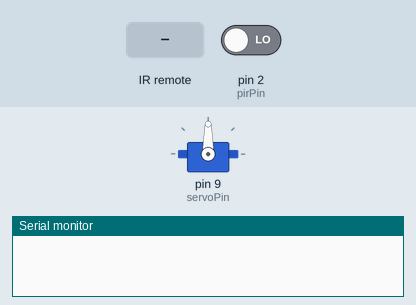
The sketch below on a simulated Arduino Uno, built with avr-gcc and run on an emulated ATmega328P. Shown: servo, the last lines printed to the serial monitor. The test bench sets the inputs (shaded band); at power-on: pin 2 (pirPin) LOW.

Above: at 1.2 s.
1.3 s: pin 2 (pirPin) driven HIGH
2.8 s: pin 2 (pirPin) driven LOW
At 3.1 s:
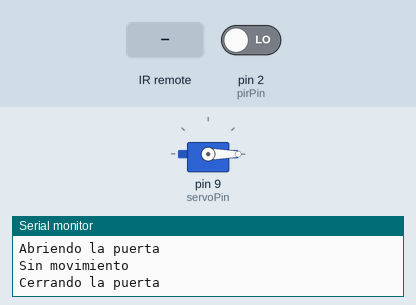
4.3 s: infrared code 0xFF6897 received
Timing chart, 0 to 7.3 s (numbered marks = the images above; inputs shaded):
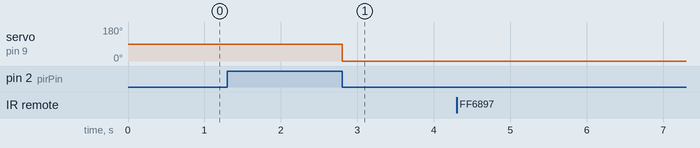

The sketch:

stunning_wolt1.ino
```cpp
#include <Servo.h>
#include <IRremote.h>

const int pirPin = 2;     // Pin del sensor PIR
const int servoPin = 9;   // Pin del servo

Servo servo;               // Objeto servo para controlar el servo motor
int pirState = LOW;        // Estado inicial del sensor PIR
int val = 0;               // Variable para almacenar el valor del sensor PIR

const int RECV_PIN = 11;   // Pin del receptor infrarrojo
IRrecv irrecv(RECV_PIN);
decode_results results;

void setup() {
  pinMode(pirPin, INPUT);
  pinMode(servoPin, OUTPUT);
  servo.attach(servoPin);
  Serial.begin(9600);
  irrecv.enableIRIn();  // Iniciar el receptor infrarrojo
}

void loop() {
  val = digitalRead(pirPin);

  if (val == HIGH) {
    if (pirState == LOW) {
      Serial.println("Movimiento detectado!");
      abrirPuerta();
      pirState = HIGH;
    }
  } else {
    if (pirState == HIGH){
      Serial.println("Sin movimiento");
      cerrarPuerta();
      pirState = LOW;
    }
  }

  if (irrecv.decode(&results)) {
    // Si se recibe una señal infrarroja, ejecutar la función correspondiente
    manejarControlRemoto(results.value);
    irrecv.resume();  // Recibir el próximo valor
  }
}

void abrirPuerta() {
  Serial.println("Abriendo la puerta");
  servo.write(90);
  delay(1000);
}

void cerrarPuerta() {
  Serial.println("Cerrando la puerta");
  servo.write(0);
  delay(1000);
}

void manejarControlRemoto(unsigned long valor) {
  // Función para manejar las diferentes señales del control remoto
  switch (valor) {
    case 0xFF6897:  // Cambia este valor con el código de tu botón
      Serial.println("Botón presionado en el control remoto");
      // Agrega aquí lo que quieres hacer cuando se presiona el botón en el control remoto
      break;
    // Agrega más casos según los códigos de tus botones del control remoto
  }
}
```

Measured:
- after the input at 2.8 s, servo on pin 9 (servoPin): 90° → 0° at once
